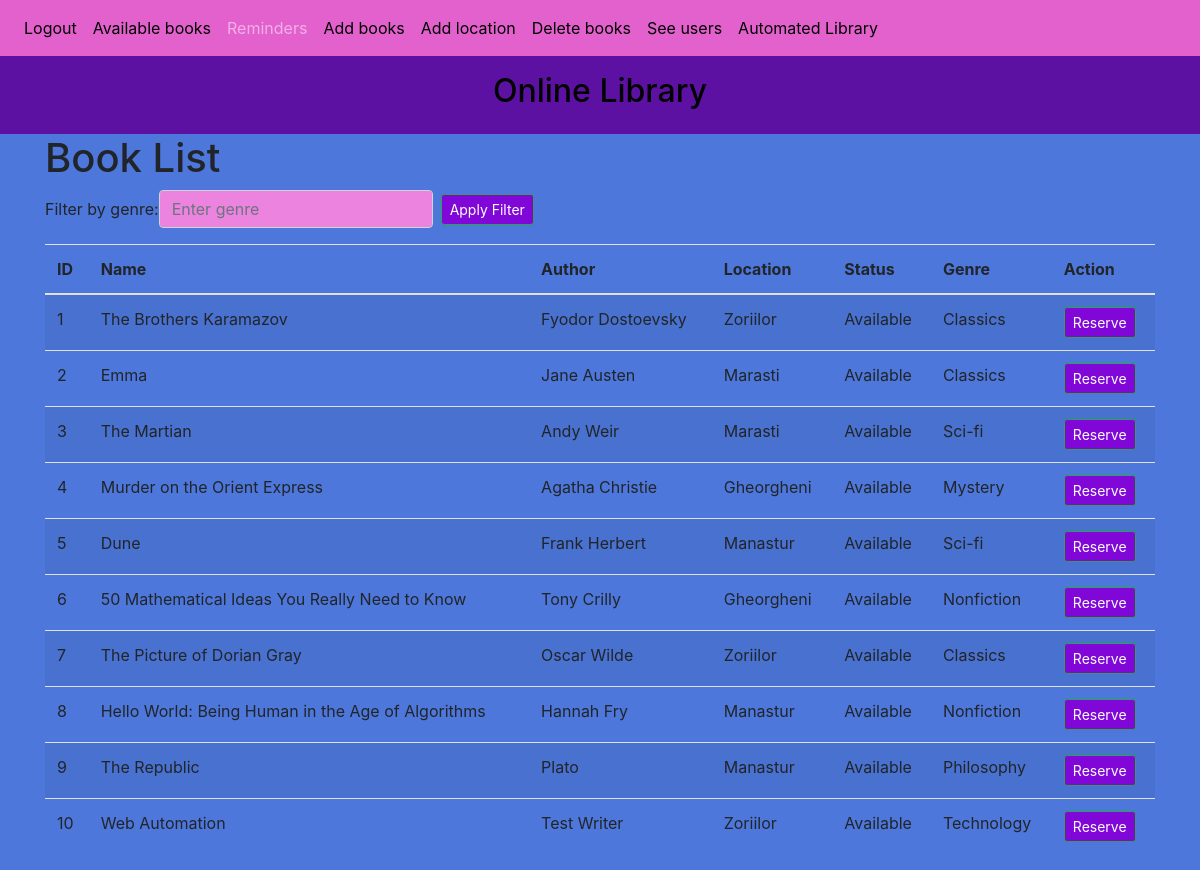
Before: /book_list (signed in) with the older database file.
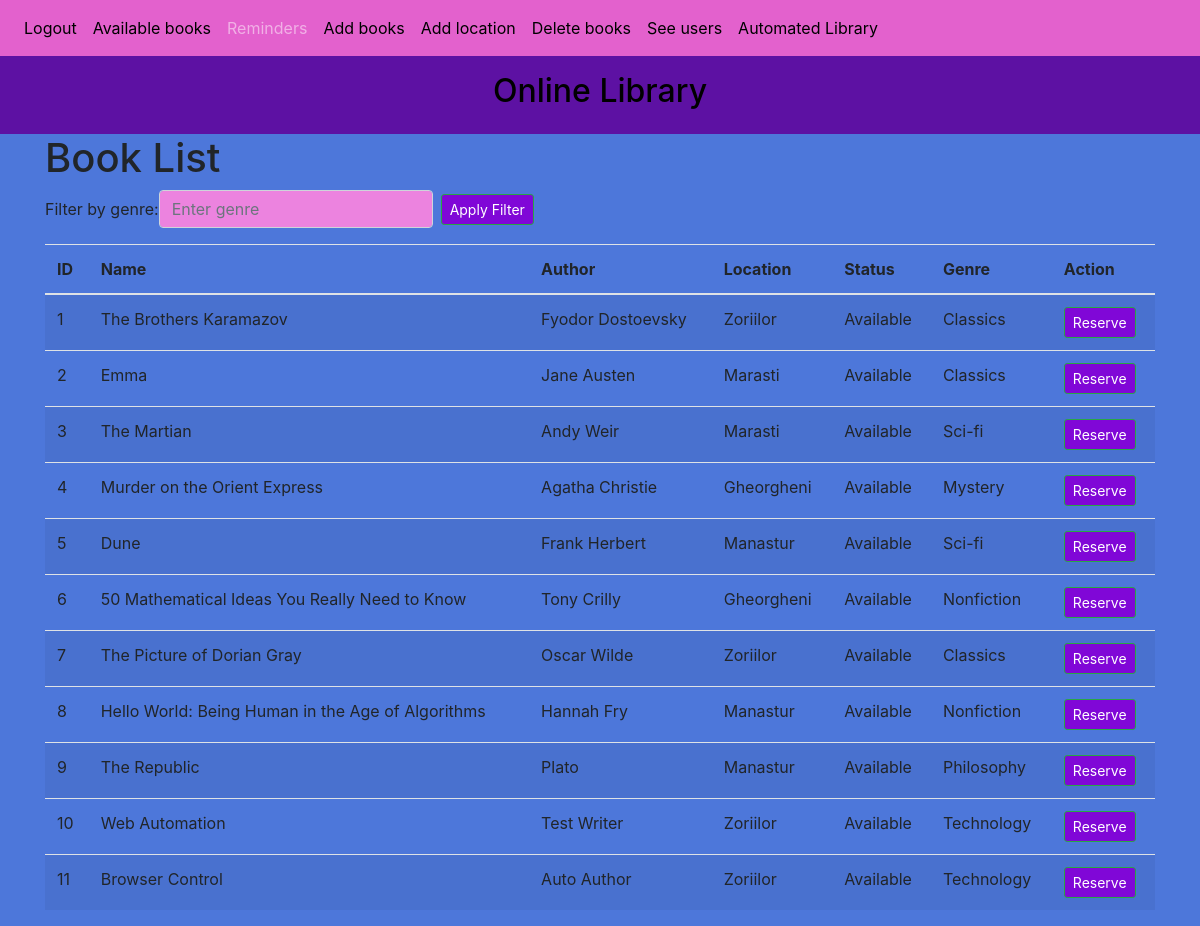
After: the same page with the newer database file.
### website/models.py (models this page shows)
class Book(db.Model):
    id=db.Column(db.Integer,primary_key=True)
    author=db.Column(db.String(150))
    name=db.Column(db.String(150))
    location=db.Column(db.String(150))
    status=db.Column(db.String(150))
    genre=db.Column(db.String(150))

### website/auth.py (the view, shortened to what this page needs)
@auth.route('/book_list', methods=['GET', 'POST'])
@login_required
def book_list():
    genre = request.args.get('genre')
    if genre:
        books = Book.query.filter(Book.genre.ilike(f'%{genre}%')).all()
    else:
        books = Book.query.all()
    return render_template("book_list.html", user=current_user, books=books, genre=genre)

### website/__init__.py (called while the page is built)
def create_app():
    app = Flask(__name__)
    app.config['SECRET_KEY'] = 'hjshjhdjah kjshkjdhjs'
    app.config['SQLALCHEMY_DATABASE_URI'] = f'sqlite:///{DB_NAME}'
    db.init_app(app)
    migrate.init_app(app,db,render_as_batch=True)
    from .views import views
    from .auth import auth
    app.register_blueprint(views, url_prefix='/')
    app.register_blueprint(auth, url_prefix='/')
    from .models import User, Note
    with app.app_context():
        db.create_all()
    login_manager = LoginManager()
    login_manager.login_view = 'auth.login'
    login_manager.init_app(app)
    @login_manager.user_loader
    def load_user(id):
        return User.query.get(int(id))
    return app

### website/templates/book_list.html (shortened to what this page needs)
{% extends "base.html" %}
{% block content %}
  <h1>Book List</h1>
  <form method="GET" action="{{ url_for('auth.book_list') }}" class="form-inline mb-3">
    <div class="form-group mr-2">
      <label for="genre">Filter by genre:</label>
      <input type="text" class="form-control" id="genre" name="genre" placeholder="Enter genre" style="background-color: #ec83df; color: purple;::placeholder{color: purple;}">
    </div>
    <button type="submit" class="btn btn-success btn-sm" style="background-color: #8007d7;">Apply Filter</button>
  </form>
  <table class="table table-striped">
    <thead>
      <tr>
        <th>ID</th>
        <th>Name</th>
        <th>Author</th>
        <th>Location</th>
        <th>Status</th>
        <th>Genre</th>
        <th>Action</th>
      </tr>
    </thead>
    <tbody>
      {% for book in books %}
        {% if genre is none or genre.lower() in book.genre.lower() %}
          <tr>
            <td>{{ book.id }}</td>
            <td>{{ book.name }}</td>
            <td>{{ book.author }}</td>
            <td>{{ book.location }}</td>
            <td>{{ book.status }}</td>
            <td>{{ book.genre }}</td>
            <td>
              <form method="POST" style="display: inline;">
                <button type="submit" class="btn btn-success btn-sm" style="background-color: #8007d7;">Reserve</button>
              </form>
            </td>
          </tr>
        {% endif %}
      {% endfor %}
    </tbody>
  </table>
{% endblock %}

Changed rows visible on the page:
added Book: id "11", name "Browser Control", author "Auto Author", location "Zoriilor", status "Available", genre "Technology"
